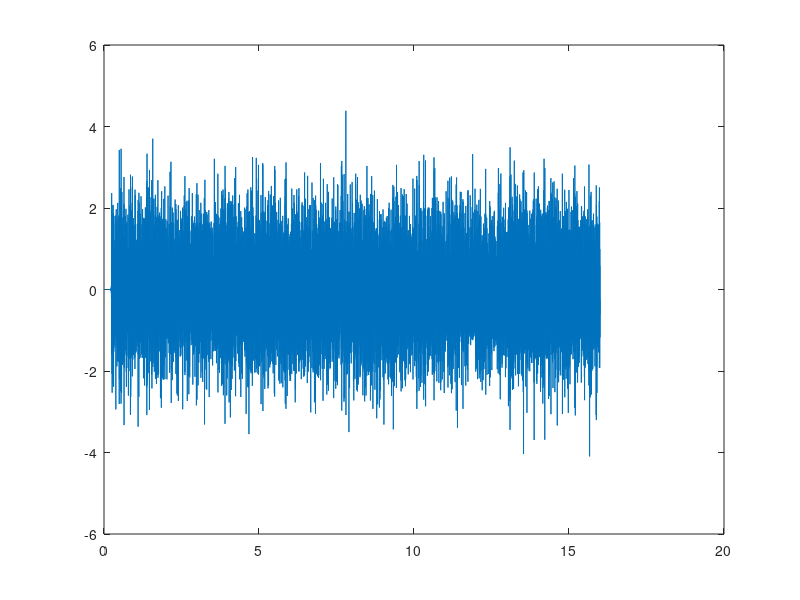

The MATLAB source for this figure: (Note: this script raises an error after producing the figure.)
% Load the data
data = load('testData.txt');
times = data(:, 1);
values = data(:, 2);

% Plot the time series data
figure;
plot(times, values);
hold on;
xline(5.0, 'r--', 'Signal starts');
title('Time Series Data');
xlabel('Time (s)');
ylabel('Amplitude');
legend('Original Data');
hold off;
% Use data before 5.0 seconds
noise_values = values(times < 5.0);

% Estimate the noise PSD
[psd, frequencies] = pwelch(noise_values);

% Plot the PSD
figure;
semilogy(frequencies, psd);
title('Noise Power Spectral Density');
xlabel('Frequency (Hz)');
ylabel('PSD (V^2/Hz)');
grid on;
% Design the whitening filter
whitening_filter = 1 ./ sqrt(psd);

% Plot the whitening filter response
figure;
plot(frequencies, 20 * log10(abs(whitening_filter)));
title('Whitening Filter Frequency Response');
xlabel('Frequency (Hz)');
ylabel('Amplitude (dB)');
grid on;
% Apply the whitening filter
whitened_values = filter(whitening_filter, 1, values);

% Plot the time series before and after whitening
figure;
subplot(2, 1, 1);
plot(times, values);
hold on;
xline(5.0, 'r--', 'Signal starts');
title('Time Series Data Before Whitening');
xlabel('Time (s)');
ylabel('Amplitude');
legend('Original Data');
hold off;

subplot(2, 1, 2);
plot(times, whitened_values, 'g');
hold on;
xline(5.0, 'r--', 'Signal starts');
title('Time Series Data After Whitening');
xlabel('Time (s)');
ylabel('Amplitude');
legend('Whitened Data');
hold off;
% Compute the spectrograms
[~, f_original, t_original, Sxx_original] = spectrogram(values, 256, 250, 256, 1/(times(2) - times(1)));
[~, f_whitened, t_whitened, Sxx_whitened] = spectrogram(whitened_values, 256, 250, 256, 1/(times(2) - times(1)));

% Plot the spectrograms
figure;
subplot(2, 1, 1);
imagesc(t_original, f_original, 10*log10(abs(Sxx_original)));
axis xy;
title('Spectrogram Before Whitening');
xlabel('Time (s)');
ylabel('Frequency (Hz)');
colorbar;

subplot(2, 1, 2);
imagesc(t_whitened, f_whitened, 10*log10(abs(Sxx_whitened)));
axis xy;
title('Spectrogram After Whitening');
xlabel('Time (s)');
ylabel('Frequency (Hz)');
colorbar;
